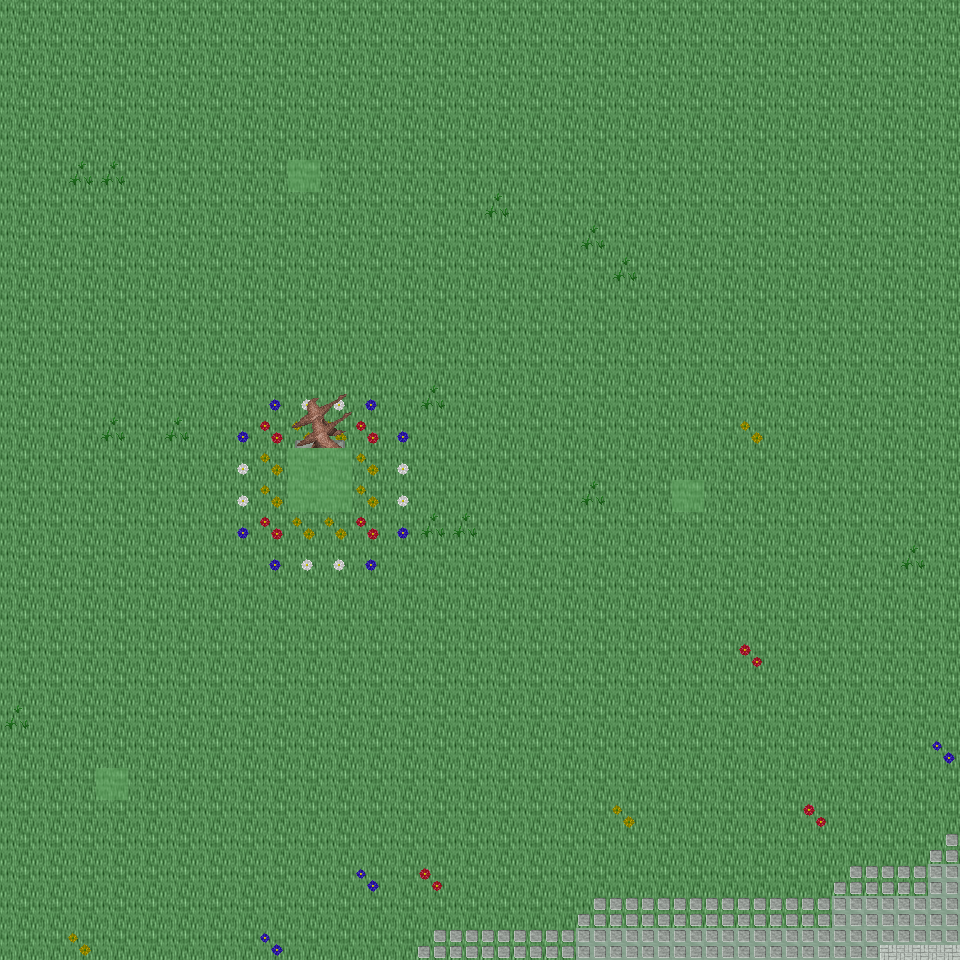

Tiled map render using the project's own tile images. Description and the map definition, with tile-layer contents summarised, below:
An orthogonal 30x30 tile map with 32x32 px tiles, 6 tile layers (Ground, Object, Object2, Above, ...), 19 tilesets and 3 objects (3x mapExit).

<map version="1.0" orientation="orthogonal" renderorder="right-down" width="30" height="30" tilewidth="32" tileheight="32" nextobjectid="4">
  <tileset firstgid="1" name="tileset_ground_ground" tilewidth="32" tileheight="32" tilecount="33" columns="3">
    <image source="../drawable/tileset_ground_ground.png" width="96" height="352" />
  </tileset>
  <tileset firstgid="34" name="tileset_ground_water_pool" tilewidth="32" tileheight="32" tilecount="72" columns="3">
    <image source="../drawable/tileset_ground_water_pool.png" width="96" height="768" />
  </tileset>
  <tileset firstgid="106" name="tileset_ground_ridge_earth_dark" tilewidth="32" tileheight="32" tilecount="96" columns="12">
    <image source="../drawable/tileset_ground_ridge_earth_dark.png" width="384" height="256" />
  </tileset>
  <tileset firstgid="202" name="tileset_ground_grass_edges" tilewidth="32" tileheight="32" tilecount="36" columns="12">
    <image source="../drawable/tileset_ground_grass_edges.png" width="384" height="96" />
  </tileset>
  <tileset firstgid="238" name="tileset_ground_earth_edges" tilewidth="32" tileheight="32" tilecount="18" columns="6">
    <image source="../drawable/tileset_ground_earth_edges.png" width="192" height="96" />
  </tileset>
  <tileset firstgid="256" name="tileset_ground_grass_corners" tilewidth="32" tileheight="32" tilecount="24" columns="6">
    <image source="../drawable/tileset_ground_grass_corners.png" width="192" height="128" />
  </tileset>
  <tileset firstgid="280" name="tileset_plant_grasses" tilewidth="32" tileheight="32" tilecount="6" columns="3">
    <image source="../drawable/tileset_plant_grasses.png" width="96" height="64" />
  </tileset>
  <tileset firstgid="286" name="tileset_plant_flower_daisy_blue" tilewidth="32" tileheight="32" tilecount="8" columns="2">
    <image source="../drawable/tileset_plant_flower_daisy_blue.png" width="64" height="128" />
  </tileset>
  <tileset firstgid="294" name="tileset_plant_flower_daisy_yellow" tilewidth="32" tileheight="32" tilecount="8" columns="2">
    <image source="../drawable/tileset_plant_flower_daisy_yellow.png" width="64" height="128" />
  </tileset>
  <tileset firstgid="302" name="tileset_plant_bush_bushes" tilewidth="32" tileheight="32" tilecount="10" columns="5">
    <image source="../drawable/tileset_plant_bush_bushes.png" width="160" height="64" />
  </tileset>
  <tileset firstgid="312" name="tileset_plant_flower_daisy_red" tilewidth="32" tileheight="32" tilecount="8" columns="2">
    <image source="../drawable/tileset_plant_flower_daisy_red.png" width="64" height="128" />
  </tileset>
  <tileset firstgid="320" name="tileset_plant_flower_daisy_white" tilewidth="32" tileheight="32" tilecount="8" columns="2">
    <image source="../drawable/tileset_plant_flower_daisy_white.png" width="64" height="128" />
  </tileset>
  <tileset firstgid="328" name="tileset_item_statue_bird" tilewidth="32" tileheight="32" tilecount="8" columns="2">
    <image source="../drawable/tileset_item_statue_bird.png" width="64" height="128" />
  </tileset>
  <tileset firstgid="336" name="tileset_logic_collision" tilewidth="32" tileheight="32" tilecount="1" columns="1">
    <image source="../drawable/tileset_logic_collision.png" width="32" height="32" />
  </tileset>
  <tileset firstgid="337" name="tileset_ground_green_paving" tilewidth="32" tileheight="32" tilecount="18" columns="3">
    <image source="../drawable/tileset_ground_green_paving.png" width="96" height="192" />
  </tileset>
  <tileset firstgid="355" name="tileset_logic_protection" tilewidth="32" tileheight="32" tilecount="2" columns="2">
    <image source="../drawable/tileset_logic_protection.png" width="64" height="32" />
  </tileset>
  <tileset firstgid="357" name="tileset_building_castle" tilewidth="32" tileheight="32" tilecount="320" columns="20">
    <image source="../drawable/tileset_building_castle.png" width="640" height="512" />
  </tileset>
  <tileset firstgid="677" name="tileset_logic_creature_reptile" tilewidth="32" tileheight="32" tilecount="7" columns="7">
    <image source="../drawable/tileset_logic_creature_reptile.png" width="224" height="32" />
  </tileset>
  <tileset firstgid="684" name="tileset_logic_creature_rodent" tilewidth="32" tileheight="32" tilecount="8" columns="8">
    <image source="../drawable/tileset_logic_creature_rodent.png" width="256" height="32" />
  </tileset>
  <layer name="Ground" width="30" height="30">
    <data>[900 cells, 900 non-empty, 2 distinct tile ids]</data>
  </layer>
  <layer name="Object" width="30" height="30">
    <data>[900 cells, 34 non-empty, 4 distinct tile ids]</data>
  </layer>
  <layer name="Object2" width="30" height="30">
    <data>[900 cells, 55 non-empty, 10 distinct tile ids]</data>
  </layer>
  <layer name="Above" width="30" height="30">
    <data>[900 cells, 6 non-empty, 6 distinct tile ids]</data>
  </layer>
  <layer name="Above2" width="30" height="30">
    <data>[900 cells, 0 non-empty, 0 distinct tile ids]</data>
  </layer>
  <layer name="Walkable" width="30" height="30">
    <data>[900 cells, 7 non-empty, 1 distinct tile ids]</data>
  </layer>
  <objectgroup name="MapEvents">
    <object id="1" name="south" type="mapExit" x="0" y="928" width="960" height="32">
      <properties>
        <property name="map" value="level_0_x86_y94" />
        <property name="x" value="0" />
        <property name="y" value="1" />
      </properties>
    </object>
    <object id="2" name="west" type="mapExit" x="0" y="0" width="32" height="960">
      <properties>
        <property name="map" value="level_0_x85_y93" />
        <property name="x" value="28" />
        <property name="y" value="0" />
      </properties>
    </object>
    <object id="3" name="east" type="mapExit" x="928" y="0" width="32" height="960">
      <properties>
        <property name="map" value="level_0_x87_y93" />
        <property name="x" value="1" />
        <property name="y" value="0" />
      </properties>
    </object>
  </objectgroup>
</map>
